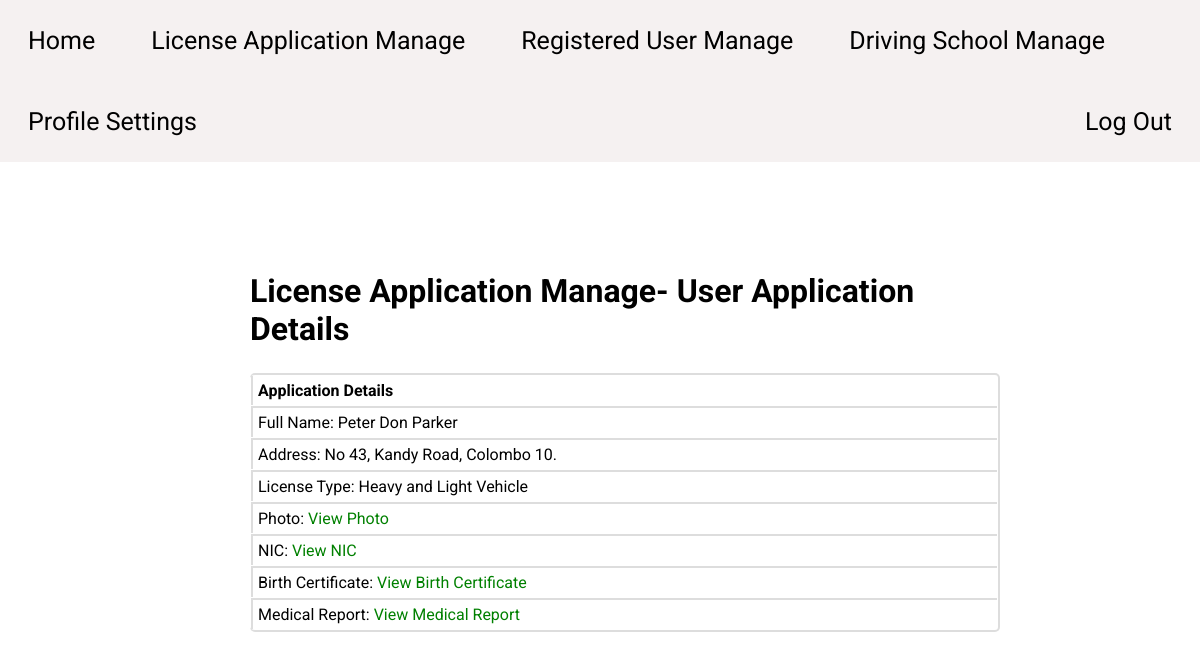
The app's page /php/admin-license-complete-application-view.php?application_id=7 (signed in) with its own data.
### tables this page shows
CREATE TABLE `application` (
  `application_id` int(11) NOT NULL,
  `user_id` int(11) DEFAULT NULL,
  `full_name` varchar(50) DEFAULT NULL,
  `address` varchar(50) DEFAULT NULL,
  `license_type` varchar(30) DEFAULT NULL,
  `photo` varchar(100) DEFAULT NULL,
  `nic` varchar(100) DEFAULT NULL,
  `birth_certificate` varchar(100) DEFAULT NULL,
  `medical_report` varchar(100) DEFAULT NULL,
  `application_status` varchar(20) DEFAULT NULL
);

### php/admin-license-complete-application-view.php (the view, shortened to what this page needs)
<?php
    require "../includes/config.php";
    if(isset($_SESSION['admin_id'])){
        $application_id = $_GET['application_id'];
?>
<!DOCTYPE HTML>
<html>
<head>
    <link rel="stylesheet" href="https://cdnjs.cloudflare.com/ajax/libs/font-awesome/6.1.1/css/all.min.css" />
    <link rel = "stylesheet" type = "text/css" href = "../css/driving-school-main.css"/>
    <link rel = "stylesheet" type = "text/css" href = "../css/driving-school-package-manage.css"/>
    <link rel = "stylesheet" type = "text/css" href = "../css/admin-license-application-view.css"/>
</head>
<body>
    <?php include '../includes/admin-navigation.php'?>
    <div class="container">
        <h1 class="dashboard-table-heading">License Application Manage- User Application Details</h1>
        <div class="table-container">
            <?php
                $sql = "SELECT * FROM Application WHERE application_id = '$application_id'";
                $result = $conn->query($sql);
                if((!empty($result)) && ($result->num_rows > 0)){
            ?>
            <table>
                <thead>
                    <tr>
                        <th>Application Details</th>
                    </tr>
                </thead>
                <tbody>
                    <?php
                        $row = $result->fetch_assoc();
                    ?>
                    <tr>
                        <td>Full Name: <?php echo $row['full_name'];?></td>
                    </tr>
                    <tr>
                        <td>Address: <?php echo $row['address'] ?></td>
                    </tr>
                    <tr>
                        <td>License Type: <?php echo $row['license_type'] ?></td>
                    </tr>
                    <tr>
                        <td>Photo: <a href="<?php echo $row['photo'] ?>" target="_blank" class="a-remove">View Photo</a></td>
                    </tr>
                    <tr>
                        <td>NIC: <a href="<?php echo $row['nic'] ?>" target="_blank" class="a-remove">View NIC</a></td>
                    </tr>
                    <tr>
                        <td>Birth Certificate: <a href="<?php echo $row['birth_certificate'] ?>" target="_blank" class="a-remove">View Birth Certificate</a></td>
                    </tr>
                    <tr>
                        <td>Medical Report: <a href="<?php echo $row['medical_report'] ?>" target="_blank" class="a-remove">View Medical Report</a></td>
                    </tr>
                </tbody>
            </table>
            <?php
                }
            ?>
        </div>
    </div>
</body>
</html>
<?php
    }else{
        header('Location: ./admin.php');
    }
?>

### css/driving-school-main.css (style rules this page uses)
* { box-sizing: border-box; margin: 0; padding: 0; font-family: 'Roboto', sans-serif; }
.container { padding-top: 110px; padding-left: 200px; padding-right: 200px; margin-left: 50px; }
.dashboard-table-heading { padding-bottom: 25px; }
table { border: 2px solid #ddd; width: 100%; border-collapse: separate; border-left: 0; border-radius: 5px; border-spacing: 1px; }
thead { display: table-header-group; vertical-align: middle; border-color: inherit; border-collapse: separate; }
tr { display: table-row; vertical-align: inherit; border-color: inherit; }
th, td { padding: 5px; text-align: left; vertical-align: top; border-left: 2px solid #ddd; }
td { border-top: 2px solid #ddd; }
.a-remove { text-decoration: none; color: green; }

### records on screen
application: full_name "Peter Don Parker", address "No 43, Kandy Road, Colombo 10.", license_type "Heavy and Light Vehicle"
